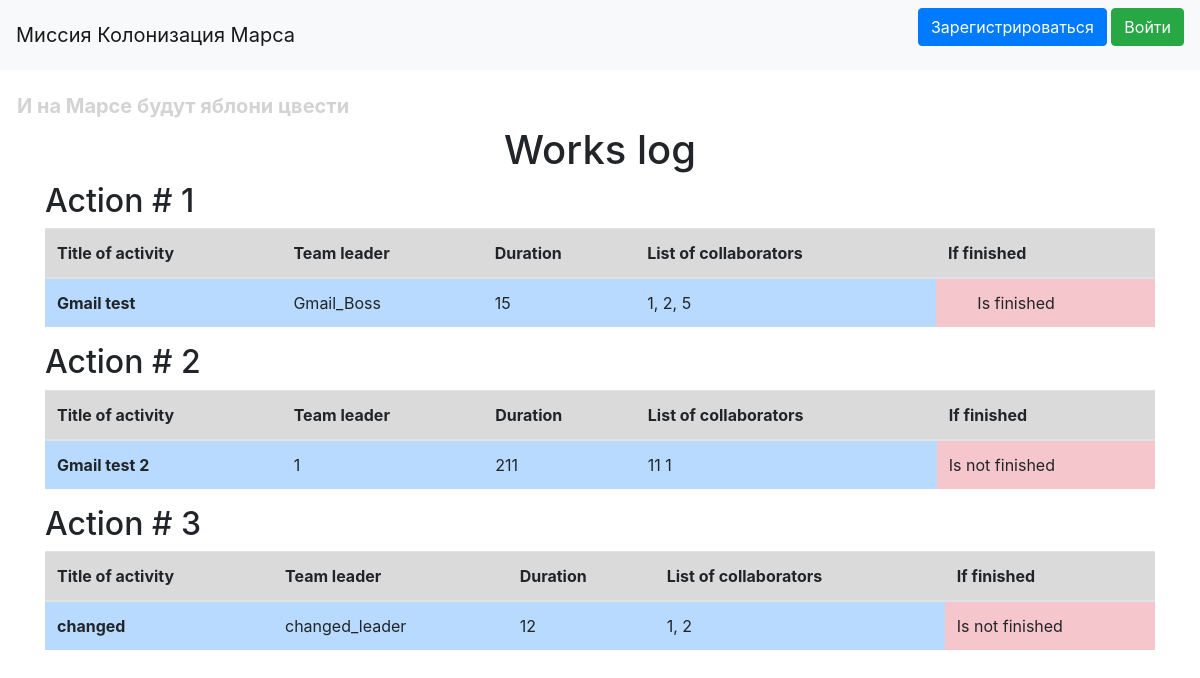
Before: / with the older database file.
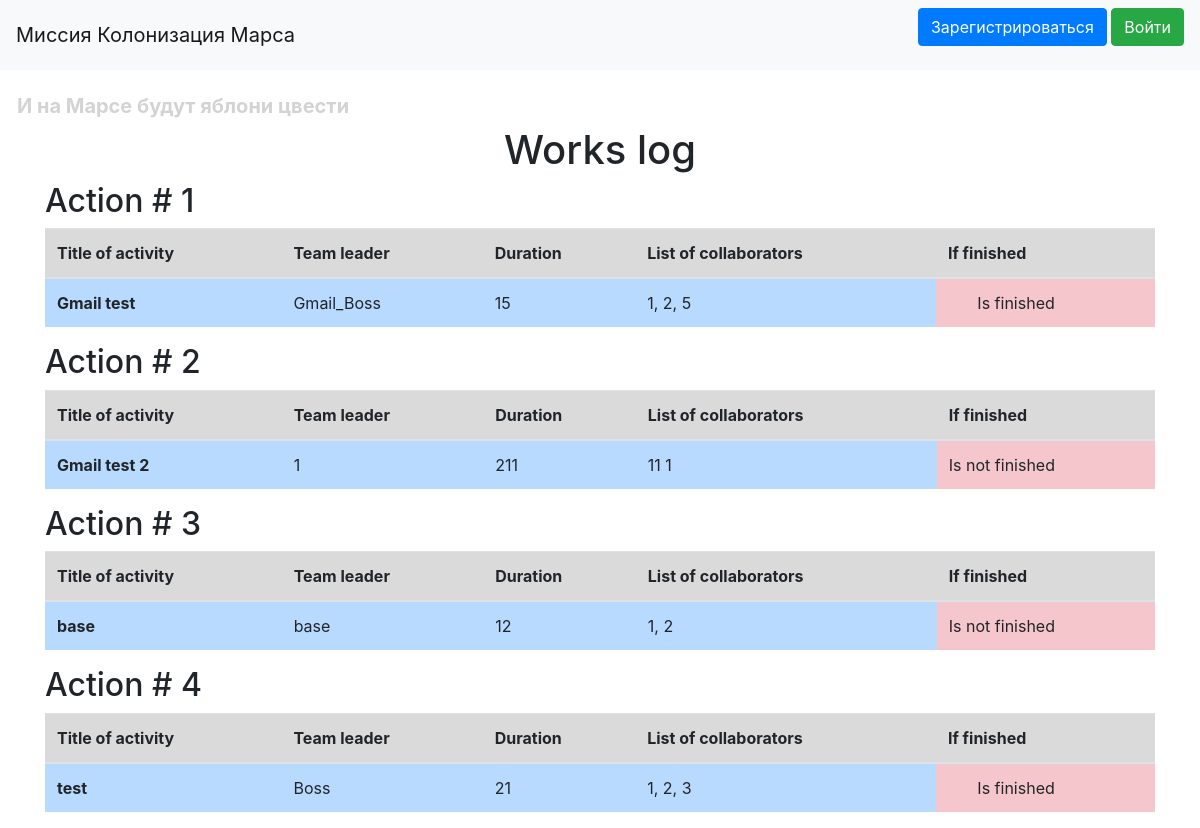
After: the same page with the newer database file.
### data/works.py (models this page shows)
class Works(SqlAlchemyBase, SerializerMixin):
    __tablename__ = 'works'
    id = sqlalchemy.Column(sqlalchemy.Integer,
                           primary_key=True, autoincrement=True)
    title_of_activity = sqlalchemy.Column(sqlalchemy.String, default=None)
    team_leader = sqlalchemy.Column(sqlalchemy.String, default=None)
    work_size = sqlalchemy.Column(sqlalchemy.Integer, default=None)
    collaborators = sqlalchemy.Column(sqlalchemy.String, default=None)
    is_finished = sqlalchemy.Column(sqlalchemy.Boolean, default=None)
    user_id = sqlalchemy.Column(sqlalchemy.Integer,
                                sqlalchemy.ForeignKey("users.id"), default=None)
    user = orm.relationship('User')
    categories = orm.relationship("Category",
                                  secondary="association",
                                  backref="works")

### server.py (the view)
@app.route("/")
def index():
    db_sess = db_session.create_session()
    works = db_sess.query(Works)
    db_sess.close()
    return render_template("index.html", works=works)

### data/db_session.py (called while the page is built)
def create_session() -> Session:
    global __factory
    return __factory()

### templates/index.html (shortened to what this page needs)
{% extends "base.html" %}
{% block content %}
<h1 style="text-align: center">Works log</h1>
{% for i in works %}
<h2>Action # {{ i.id}}</h2>
<table class="table">
  <thead>
    <tr class="table-active">
      <th scope="col">Title of activity</th>
      <th scope="col">Team leader</th>
      <th scope="col">Duration</th>
      <th scope="col">List of collaborators</th>
      <th scope="col">If finished</th>
    </tr>
  </thead>
  <tbody>
    <tr>
      <th class="table-primary" scope="row">{{ i.title_of_activity }}</th>
      <td class="table-primary">{{ i.team_leader }}</td>
      <td class="table-primary">{{ i.work_size }}</td>
      <td class="table-primary">{{ i.collaborators }}</td>
      <td class="table-danger">{{ 'ㅤㅤIs finished' if i.is_finished else 'Is not finished' }}</td>
    </tr>
  </tbody>
</table>
{% endfor %}
{% endblock %}

### templates/base.html (shortened to what this page needs)
<!doctype html>
<html lang="en">
<head>
    <link rel="stylesheet"
          href="https://stackpath.bootstrapcdn.com/bootstrap/4.4.1/css/bootstrap.min.css"
>
    <link rel="stylesheet" href="static/style.css" />
</head>
<body>
<header>
    <nav class="navbar navbar-light bg-light">
        <a class="navbar-brand" href="#">Миссия Колонизация Марса</a>
        {% if current_user.is_authenticated %}
        <a class="navbar-brand" href="/logout">{{ current_user.name }}</a>
        {% else %}
        <p>
            <a class="btn btn-primary " href="/register">Зарегистрироваться</a>
            <a class="btn btn-success" href="/login">Войти</a>
        </p>
{% endif %}
    </nav>
</header>
<h5 style="color: lightgray; margin-left: 17px;"><br><b>И на Марсе будут яблони цвести</b></h5>
<main role="main" class="container">
    {% block content %}{% endblock %}
</main>
</body>
</html>

Changed rows visible on the page:
changed Works id 3: title_of_activity "changed" → "base"; team_leader "changed_leader" → "base"
added Works: id "4", title_of_activity "test", team_leader "Boss", work_size "21", collaborators "1, 2, 3", is_finished "ㅤㅤIs finished"
